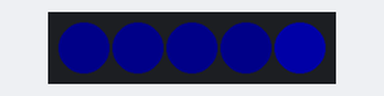
Bench run of a sketch on a simulated Arduino Uno, built with avr-gcc and run on an emulated ATmega328P. Parts: 5 RGB LEDs in strip order, left to right. Dim RGB values are drawn brighter than linear.

Above: at 15.06 s.
At 16.82 s:
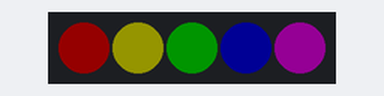
At 18.62 s:
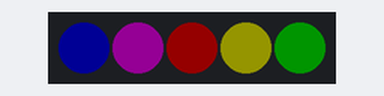
At 22.54 s:
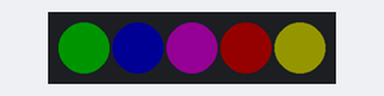
At 26.0 s:
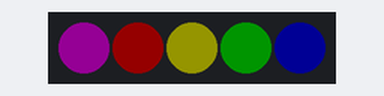
At 30.31 s:
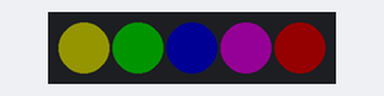
Timing chart, 0 to 40.0 s (numbered marks = the images above):
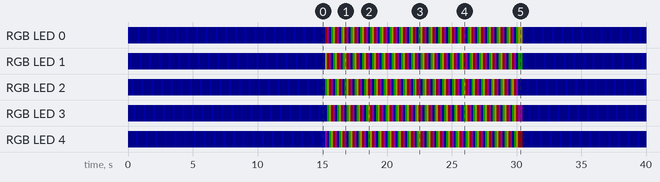

The sketch:

rgbled_demo.ino
```cpp
// This demo sketch uses the Adafruit NeoPixel Library

#include <Adafruit_NeoPixel.h>

#define PIN            5
#define NUMPIXELS      5

#define lux           20  //saturation level for NeoPixels colors

Adafruit_NeoPixel pixels = Adafruit_NeoPixel(NUMPIXELS, PIN, NEO_GRB + NEO_KHZ800);

void setup()
{
  pixels.begin(); // This initializes the NeoPixel library.
}

void loop()
{
  BlueLEDcycle(100);
  delay(200);
  RainbowLEDcycle(100);
  delay(200);
}

void RainbowLEDcycle(int cycles)
{
  int i=0;
  while(cycles)
  {
    pixels.setPixelColor(i, pixels.Color(lux,0,0));
    i = (i==4) ? 0 : (i+1);
    pixels.setPixelColor(i, pixels.Color(lux,lux,0));
    i = (i==4) ? 0 : (i+1);
    pixels.setPixelColor(i, pixels.Color(0,lux,0));
    i = (i==4) ? 0 : (i+1);
    pixels.setPixelColor(i, pixels.Color(0,0,lux));
    i = (i==4) ? 0 : (i+1);
    pixels.setPixelColor(i, pixels.Color(lux,0,lux));
    i = (i==4) ? 0 : (i+1);
    i = (i==4) ? 0 : (i+1);
    pixels.show();
    delay(150);
    cycles--;
  }
}

void BlueLEDcycle(int cycles)
{
  int i=0;
  while(cycles)
  {
    pixels.setPixelColor(i, pixels.Color(0,0,lux*2));
    i = (i==4) ? 0 : (i+1);
    pixels.setPixelColor(i, pixels.Color(0,0,lux/2));
    i = (i==4) ? 0 : (i+1);
    pixels.setPixelColor(i, pixels.Color(0,0,lux/2));
    i = (i==4) ? 0 : (i+1);
    pixels.setPixelColor(i, pixels.Color(0,0,lux/2));
    i = (i==4) ? 0 : (i+1);
    pixels.setPixelColor(i, pixels.Color(0,0,lux/2));
    i = (i==4) ? 0 : (i+1);
    i = (i==4) ? 0 : (i+1);
    pixels.show();
    delay(150);
    cycles--;
  }
}
```

Measured:
- by itself, RGB LED 0: off → RGB(0, 0, 40) at 0.00 s, → RGB(0, 0, 10) 0.15 s later, → RGB(0, 0, 40) 0.60 s later, → RGB(0, 0, 10) 0.15 s later, … (166 changes in this stretch)
- by itself, RGB LED 1: off → RGB(0, 0, 10) at 0.00 s, → RGB(0, 0, 40) 0.15 s later, → RGB(0, 0, 10) 0.15 s later, → RGB(0, 0, 40) 0.60 s later, … (168 changes in this stretch)
